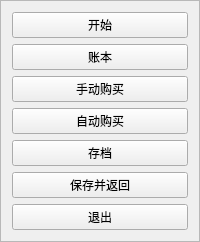
         <widget class="QFrame" name="control">
          <property name="frameShape">
           <enum>QFrame::StyledPanel</enum>
          </property>
          <property name="frameShadow">
           <enum>QFrame::Raised</enum>
          </property>
          <layout class="QVBoxLayout" name="verticalLayout">
           <item>
            <widget class="QPushButton" name="begstop">
             <property name="text">
              <string>开始</string>
             </property>
            </widget>
           </item>
           <item>
            <widget class="QPushButton" name="inqure">
             <property name="text">
              <string>账本</string>
             </property>
            </widget>
           </item>
           <item>
            <widget class="QPushButton" name="purchase">
             <property name="text">
              <string>手动购买</string>
             </property>
            </widget>
           </item>
           <item>
            <widget class="QPushButton" name="autoPur">
             <property name="text">
              <string>自动购买</string>
             </property>
            </widget>
           </item>
           <item>
            <widget class="QPushButton" name="save">
             <property name="text">
              <string>存档</string>
             </property>
            </widget>
           </item>
           <item>
            <widget class="QPushButton" name="returnMain">
             <property name="text">
              <string>保存并返回</string>
             </property>
            </widget>
           </item>
           <item>
            <widget class="QPushButton" name="exit_2">
             <property name="text">
              <string>退出</string>
             </property>
            </widget>
           </item>
          </layout>
         </widget>
